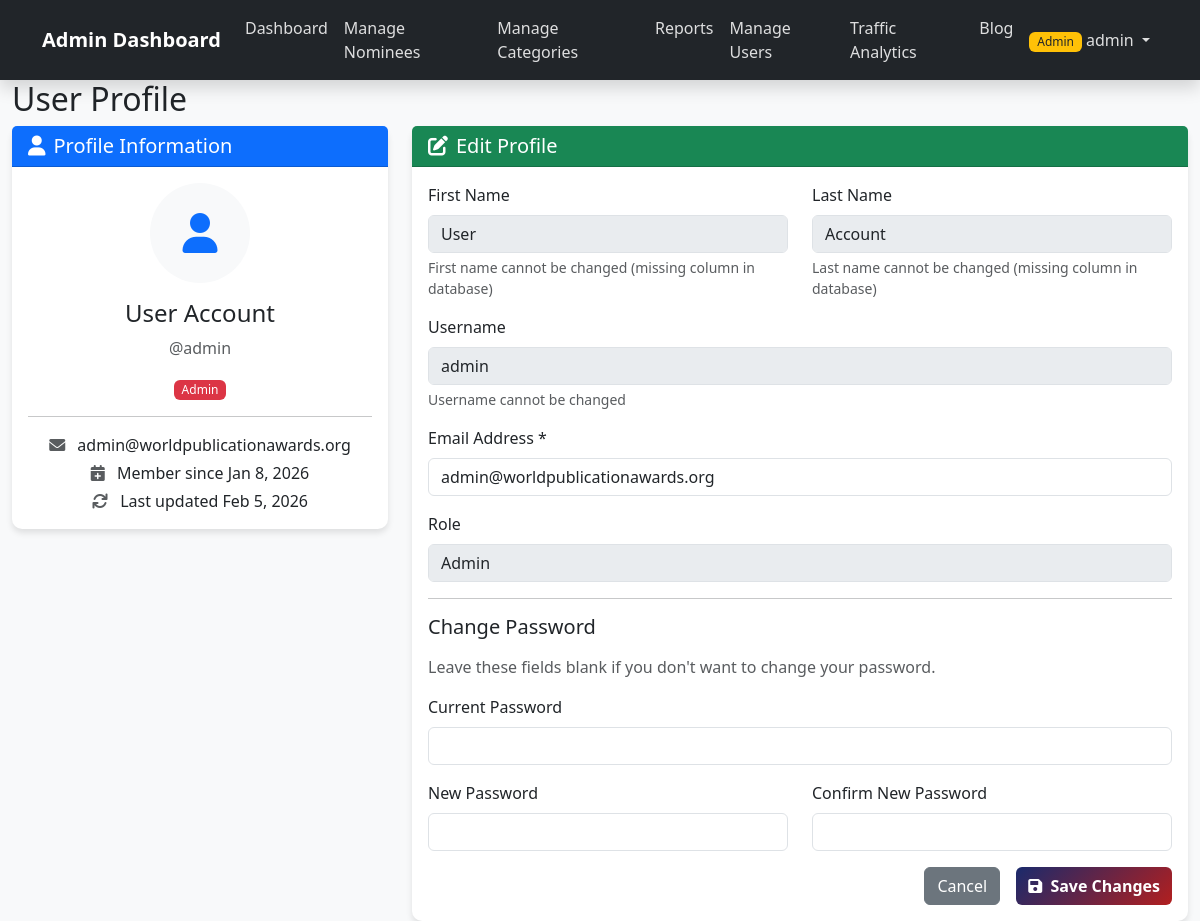
Screenshot of /admin/profile.php (signed in) with the database file from the repository.
### tables this page shows
CREATE TABLE `users` (
  `id` int(11) NOT NULL,
  `username` varchar(50) NOT NULL,
  `email` varchar(100) NOT NULL,
  `password` varchar(255) NOT NULL,
  `role` enum('admin','user','stakeholder','nominee') DEFAULT 'user',
  `created_at` timestamp NOT NULL DEFAULT current_timestamp(),
  `updated_at` timestamp NOT NULL DEFAULT current_timestamp() ON UPDATE current_timestamp(),
  `failed_attempts` int(11) DEFAULT 0,
  `lock_until` datetime DEFAULT NULL
);

### admin/profile.php (the view, shortened to what this page needs)
<?php
include 'header.php';
$user_id = $_SESSION['user_id'] ?? 0;
$hasNameColumns = false;
$hasIsActiveColumn = false;
try {
    $checkStmt = $pdo->query("SHOW COLUMNS FROM users LIKE 'first_name'");
    $hasNameColumns = $checkStmt->rowCount() > 0;
} catch (PDOException $e) {
    $hasNameColumns = false;
}
try {
    $checkStmt = $pdo->query("SHOW COLUMNS FROM users LIKE 'is_active'");
    $hasIsActiveColumn = $checkStmt->rowCount() > 0;
} catch (PDOException $e) {
    $hasIsActiveColumn = false;
}
if ($hasNameColumns && $hasIsActiveColumn) {
    $stmt = $pdo->prepare("SELECT id, username, email, first_name, last_name, role, is_active, created_at, updated_at FROM users WHERE id = ?");
} elseif ($hasNameColumns) {
    $stmt = $pdo->prepare("SELECT id, username, email, first_name, last_name, role, created_at, updated_at FROM users WHERE id = ?");
} elseif ($hasIsActiveColumn) {
    $stmt = $pdo->prepare("SELECT id, username, email, role, is_active, created_at, updated_at FROM users WHERE id = ?");
} else {
    $stmt = $pdo->prepare("SELECT id, username, email, role, created_at, updated_at FROM users WHERE id = ?");
}
$stmt->execute([$user_id]);
$user = $stmt->fetch(PDO::FETCH_ASSOC);
if (!$hasNameColumns) {
    $user['first_name'] = 'User';
    $user['last_name'] = 'Account';
}
if (!$hasIsActiveColumn) {
    $user['is_active'] = 1;
}
?>
<div class="container-fluid mt-4">
    <div class="row">
        <div class="col-md-12">
            <h2>User Profile</h2>
            <div class="row">
                <div class="col-md-4">
                    <div class="card">
                        <div class="card-header bg-primary text-white">
                            <h5 class="mb-0"><i class="fas fa-user me-2"></i>Profile Information</h5>
                        </div>
                        <div class="card-body text-center">
                            <div class="mb-3">
                                <div class="bg-light rounded-circle d-inline-flex align-items-center justify-content-center"
                                     style="width: 100px; height: 100px; font-size: 2.5rem;">
                                    <i class="fas fa-user text-primary"></i>
                                </div>
                            </div>
                            <h4><?php echo htmlspecialchars($user['first_name'] . ' ' . $user['last_name']); ?></h4>
                            <p class="text-muted">@<?php echo htmlspecialchars($user['username']); ?></p>
                            <span class="badge bg-<?php echo $user['role'] === 'admin' ? 'danger' : ($user['role'] === 'stakeholder' ? 'warning' : 'secondary'); ?>">
                                <?php echo ucfirst(htmlspecialchars($user['role'])); ?>
                            </span>
                            <hr>
                            <p class="mb-1"><i class="fas fa-envelope me-2 text-muted"></i> <?php echo htmlspecialchars($user['email']); ?></p>
                            <p class="mb-1"><i class="fas fa-calendar-plus me-2 text-muted"></i> Member since <?php echo date('M j, Y', strtotime($user['created_at'])); ?></p>
                            <p class="mb-0"><i class="fas fa-sync me-2 text-muted"></i> Last updated <?php echo date('M j, Y', strtotime($user['updated_at'])); ?></p>
                        </div>
                    </div>
                </div>
                <div class="col-md-8">
                    <div class="card">
                        <div class="card-header bg-success text-white">
                            <h5 class="mb-0"><i class="fas fa-edit me-2"></i>Edit Profile</h5>
                        </div>
                        <div class="card-body">
                            <form method="POST" action="">
                                <div class="row">
                                    <?php if ($hasNameColumns): ?>
                                    <div class="col-md-6">
                                        <div class="mb-3">
                                            <label for="first_name" class="form-label">First Name *</label>
                                            <input type="text" class="form-control" id="first_name" name="first_name"
                                                   value="<?php echo htmlspecialchars($user['first_name']); ?>" required>
                                        </div>
                                    </div>
                                    <div class="col-md-6">
                                        <div class="mb-3">
                                            <label for="last_name" class="form-label">Last Name *</label>
                                            <input type="text" class="form-control" id="last_name" name="last_name"
                                                   value="<?php echo htmlspecialchars($user['last_name']); ?>" required>
                                        </div>
                                    </div>
                                    <?php else: ?>
                                    <div class="col-md-6">
                                        <div class="mb-3">
                                            <label for="first_name" class="form-label">First Name</label>
                                            <input type="text" class="form-control" id="first_name" name="first_name"
                                                   value="<?php echo htmlspecialchars($user['first_name']); ?>" disabled>
                                            <div class="form-text">First name cannot be changed (missing column in database)</div>
                                        </div>
                                    </div>
                                    <div class="col-md-6">
                                        <div class="mb-3">
                                            <label for="last_name" class="form-label">Last Name</label>
                                            <input type="text" class="form-control" id="last_name" name="last_name"
                                                   value="<?php echo htmlspecialchars($user['last_name']); ?>" disabled>
                                            <div class="form-text">Last name cannot be changed (missing column in database)</div>
                                        </div>
                                    </div>
                                    <?php endif; ?>
                                </div>
                                <div class="mb-3">
                                    <label for="username" class="form-label">Username</label>
                                    <input type="text" class="form-control" id="username"
                                           value="<?php echo htmlspecialchars($user['username']); ?>" disabled>
                                    <div class="form-text">Username cannot be changed</div>
                                </div>
                                <div class="mb-3">
                                    <label for="email" class="form-label">Email Address *</label>
                                    <input type="email" class="form-control" id="email" name="email"
                                           value="<?php echo htmlspecialchars($user['email']); ?>" required>
                                </div>
                                <div class="mb-3">
                                    <label for="role" class="form-label">Role</label>
                                    <input type="text" class="form-control" id="role"
                                           value="<?php echo ucfirst(htmlspecialchars($user['role'])); ?>" disabled>
                                </div>
                                <hr>
                                <h5 class="mb-3">Change Password</h5>
                                <p class="text-muted">Leave these fields blank if you don't want to change your password.</p>
                                <div class="mb-3">
                                    <label for="current_password" class="form-label">Current Password</label>
                                    <input type="password" class="form-control" id="current_password" name="current_password">
                                </div>
                                <div class="row">
                                    <div class="col-md-6">
                                        <div class="mb-3">
                                            <label for="new_password" class="form-label">New Password</label>
                                            <input type="password" class="form-control" id="new_password" name="new_password">
                                        </div>
                                    </div>
                                    <div class="col-md-6">
                                        <div class="mb-3">
                                            <label for="confirm_password" class="form-label">Confirm New Password</label>
                                            <input type="password" class="form-control" id="confirm_password" name="confirm_password">
                                        </div>
                                    </div>
                                </div>
                                <div class="d-grid gap-2 d-md-flex justify-content-md-end">
                                    <a href="dashboard.php" class="btn btn-secondary me-md-2">Cancel</a>
                                    <button type="submit" name="update_profile" class="btn btn-primary">
                                        <i class="fas fa-save me-1"></i> Save Changes
                                    </button>
                                </div>
                            </form>
                        </div>
                    </div>
                </div>
            </div>
        </div>
    </div>
</div>
<?php include 'footer.php'; ?>

### assets/css/custom.css (style rules this page uses)
body { font-family: 'Segoe UI', Tahoma, Geneva, Verdana, sans-serif; background-color: #f8f9fa; }
.card { border: none; border-radius: 10px; box-shadow: 0 4px 6px rgba(0, 0, 0, 0.1); transition: transform 0.3s ease, box-shadow 0.3s ease; }
.btn-primary { background: linear-gradient(135deg, #1a2a6c, #b21f1f); border: none; font-weight: 600; }
.badge { font-weight: 500; }

### rows the page displays
users: username "admin", role "Admin", email "admin@worldpublicationawards.org", created_at "Jan 8, 2026", updated_at "Feb 5, 2026"

### other values shown
$user_role "Admin"
$_SESSION['username'] "admin"
$user['first_name'] . ' ' . $user['last_name'] "User Account"
